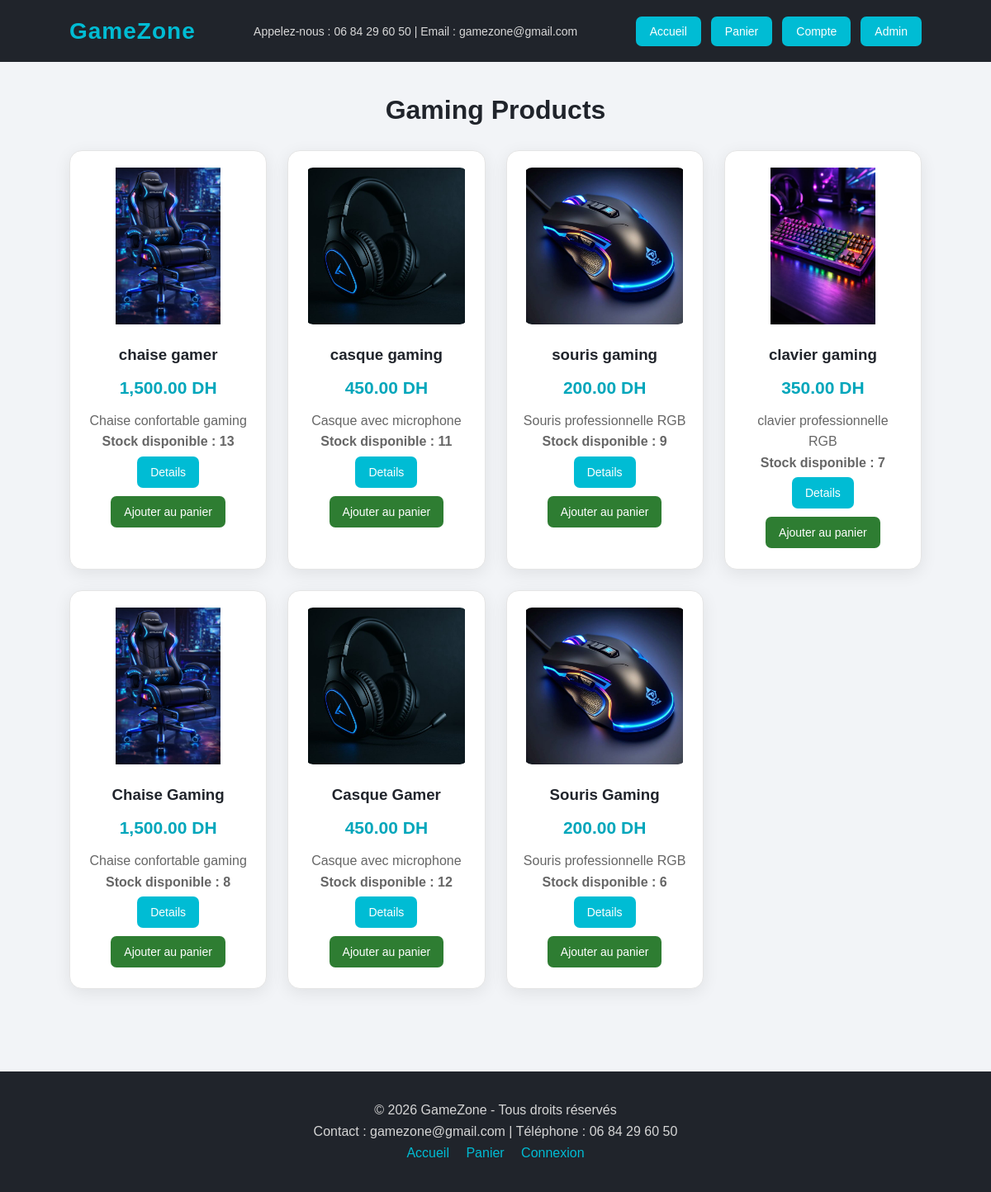
The app's page /accueil.php with its own data.
### tables this page shows
CREATE TABLE `articles` (
  `id` int(11) NOT NULL,
  `nom` varchar(100) NOT NULL,
  `prix` decimal(10,2) NOT NULL,
  `image` varchar(200) NOT NULL,
  `description` text NOT NULL,
  `stock` int(11) NOT NULL DEFAULT 0
);

### accueil.php (the view, shortened to what this page needs)
<?php
include("db.php");
$sql = $pdo->query("SELECT * FROM articles ORDER BY id DESC");
?>
<!DOCTYPE html>
<html lang="fr">
<head>
    <link rel="stylesheet" href="style1.css">
</head>
<body>
    <nav class="navbar">
        <div class="logo">
            GameZone
        </div>
        <div class="contact">
            Appelez-nous : 06 84 29 60 50 |
            Email : gamezone@gmail.com
        </div>
        <div class="panier">
            <a href="accueil.php">Accueil</a>
            <a href="panier.php">Panier</a>
            <a href="user/login.php">Compte</a>
            <a href="admin/login.php">Admin</a>
        </div>
    </nav>
    <h1>Gaming Products</h1>
    <div class="container">
        <?php while ($row = $sql->fetch()) { ?>
            <div class="card">
                <img
                    src="images/<?php echo htmlspecialchars($row['image']); ?>"
                    alt="<?php echo htmlspecialchars($row['nom']); ?>"
                >
                <h3>
                    <?php echo htmlspecialchars($row['nom']); ?>
                </h3>
                <p class="price">
                    <?php echo number_format($row['prix'], 2); ?> DH
                </p>
                <p>
                    <?php echo htmlspecialchars($row['description']); ?>
                </p>
                <?php if ($row['stock'] > 0) { ?>
                    <p class="stock">
                        Stock disponible :
                        <strong>
                            <?php echo $row['stock']; ?>
                        </strong>
                    </p>
                <?php } else { ?>
                    <p class="stock-out">
                        Produit épuisé
                    </p>
                <?php } ?>
                <a
                    class="btn"
                    href="details.php?id=<?php echo $row['id']; ?>"
                >
                    Details
                </a>
                <?php if ($row['stock'] > 0) { ?>
                    <a
                        class="btn btn-success"
                        href="ajouter_panier.php?id=<?php echo $row['id']; ?>&qte=1"
                    >
                        Ajouter au panier
                    </a>
                <?php } else { ?>
                    <p class="error">
                        Ce produit n'est plus disponible.
                    </p>
                <?php } ?>
            </div>
        <?php } ?>
    </div>
    <footer>
        <p>
            © 2026 GameZone - Tous droits réservés
        </p>
        <p>
            Contact : gamezone@gmail.com |
            Téléphone : 06 84 29 60 50
        </p>
        <p>
            <a href="accueil.php">Accueil</a>
            <a href="panier.php">Panier</a>
            <a href="user/login.php">Connexion</a>
        </p>
    </footer>
</body>
</html>

### style1.css (style rules this page uses)
* { margin: 0; padding: 0; box-sizing: border-box; }
body { font-family: Arial, Helvetica, sans-serif; background: #f2f4f7; color: #252525; }
.navbar { width: 100%; min-height: 75px; background: #20242b; color: white; display: flex; align-items: center; justify-content: space-between; gap: 25px; padding: 18px 7%; flex-wrap: wrap; }
.logo { font-size: 28px; font-weight: bold; color: #00bcd4; letter-spacing: 1px; }
.contact { font-size: 14px; color: #d8d8d8; }
.panier { display: flex; gap: 12px; align-items: center; }
.panier a { text-decoration: none; color: white; background: #00bcd4; padding: 10px 17px; border-radius: 7px; font-size: 14px; transition: 0.3s; }
h1 { text-align: center; margin: 40px 0 30px; color: #20242b; font-size: 32px; }
h3 { color: #20242b; margin: 12px 0; }
.container { width: 86%; max-width: 1250px; margin: auto; display: grid; grid-template-columns: repeat(auto-fit, minmax(230px, 1fr)); gap: 25px; padding-bottom: 50px; }
.card { background: white; border-radius: 15px; padding: 20px; text-align: center; box-shadow: 0 5px 20px rgba(0, 0, 0, 0.08); transition: 0.3s; border: 1px solid #e5e5e5; }
.card img { width: 100%; height: 190px; object-fit: contain; border-radius: 10px; margin-bottom: 10px; }
.card p { color: #666; line-height: 1.6; }
.price { font-size: 21px; font-weight: bold; color: #00a6bb !important; margin: 10px 0; }
.btn, button { display: inline-block; border: none; text-decoration: none; background: #00bcd4; color: white; padding: 11px 16px; border-radius: 7px; cursor: pointer; font-size: 14px; margin: 5px 2px; transition: 0.3s; }
.btn-success { background: #2e7d32; }
footer { background: #20242b; color: white; margin-top: 50px; padding: 30px 7%; text-align: center; }
footer p { margin: 8px 0; color: #d6d6d6; }
footer a { color: #00bcd4; text-decoration: none; margin: 0 8px; }
.stock { color: green; font-weight: bold; }

### records on screen
articles: image (picture), nom "chaise gamer", prix "1,500.00", description "Chaise confortable gaming", stock "13"
articles: image (picture), nom "casque gaming", prix "450.00", description "Casque avec microphone", stock "11"
articles: image (picture), nom "souris gaming", prix "200.00", description "Souris professionnelle RGB", stock "9"
articles: image (picture), nom "clavier gaming", prix "350.00", description "clavier professionnelle RGB", stock "7"
articles: image (picture), nom "Chaise Gaming", prix "1,500.00", description "Chaise confortable gaming", stock "8"
articles: image (picture), nom "Casque Gamer", prix "450.00", description "Casque avec microphone", stock "12"
articles: image (picture), nom "Souris Gaming", prix "200.00", description "Souris professionnelle RGB", stock "6"
